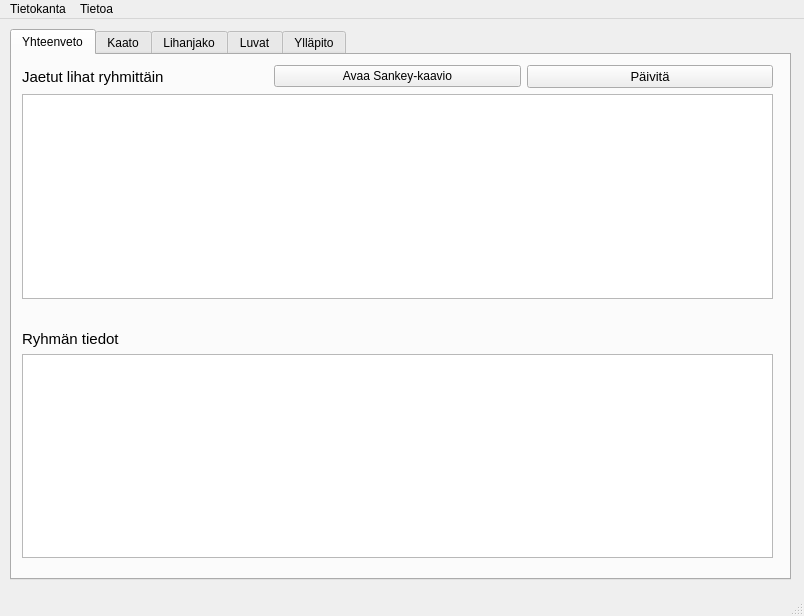
<?xml version="1.0" encoding="UTF-8"?>
<ui version="4.0">
 <class>MainWindow</class>
 <widget class="QMainWindow" name="MainWindow">
  <property name="geometry">
   <rect>
    <x>0</x>
    <y>0</y>
    <width>804</width>
    <height>616</height>
   </rect>
  </property>
  <property name="windowTitle">
   <string>MainWindow</string>
  </property>
  <widget class="QWidget" name="centralwidget">
   <widget class="QTabWidget" name="tabWidget">
    <property name="geometry">
     <rect>
      <x>10</x>
      <y>10</y>
      <width>781</width>
      <height>551</height>
     </rect>
    </property>
    <property name="locale">
     <locale language="Finnish" country="Finland"/>
    </property>
    <property name="currentIndex">
     <number>0</number>
    </property>
    <widget class="QWidget" name="summaryPage">
     <attribute name="title">
      <string>Yhteenveto</string>
     </attribute>
     <widget class="QWidget" name="layoutWidget">
      <property name="geometry">
       <rect>
        <x>10</x>
        <y>10</y>
        <width>751</width>
        <height>493</height>
       </rect>
      </property>
      <layout class="QVBoxLayout" name="verticalLayout">
       <item>
        <layout class="QHBoxLayout" name="horizontalLayout">
         <item>
          <widget class="QLabel" name="sharedMeatLabel">
           <property name="font">
            <font>
             <pointsize>11</pointsize>
            </font>
           </property>
           <property name="text">
            <string>Jaetut lihat ryhmittäin</string>
           </property>
           <property name="buddy">
            <cstring>meatSharedTableWidget</cstring>
           </property>
          </widget>
         </item>
         <item>
          <widget class="QPushButton" name="openSankeyPushButton">
           <property name="text">
            <string>Avaa Sankey-kaavio</string>
           </property>
          </widget>
         </item>
         <item>
          <widget class="QPushButton" name="summaryRefreshPushButton">
           <property name="font">
            <font>
             <pointsize>10</pointsize>
            </font>
           </property>
           <property name="text">
            <string>Päivitä</string>
           </property>
          </widget>
         </item>
        </layout>
       </item>
       <item>
        <widget class="QTableWidget" name="meatSharedTableWidget">
         <property name="styleSheet">
          <string notr="true"/>
         </property>
        </widget>
       </item>
       <item>
        <spacer name="horizontalSpacer">
         <property name="orientation">
          <enum>Qt::Horizontal</enum>
         </property>
         <property name="sizeHint" stdset="0">
          <size>
           <width>40</width>
           <height>25</height>
          </size>
         </property>
        </spacer>
       </item>
       <item>
        <widget class="QLabel" name="groupSummaryLabel">
         <property name="font">
          <font>
           <pointsize>11</pointsize>
          </font>
         </property>
         <property name="text">
          <string>Ryhmän tiedot</string>
         </property>
         <property name="buddy">
          <cstring>groupSummaryTableWidget</cstring>
         </property>
        </widget>
       </item>
       <item>
        <widget class="QTableWidget" name="groupSummaryTableWidget"/>
       </item>
      </layout>
     </widget>
    </widget>
    <widget class="QWidget" name="killPage">
     <attribute name="title">
      <string>Kaato</string>
     </attribute>
     <widget class="QPushButton" name="saveShotPushButton">
      <property name="geometry">
       <rect>
        <x>560</x>
        <y>209</y>
        <width>201</width>
        <height>71</height>
       </rect>
      </property>
      <property name="sizePolicy">
       <sizepolicy hsizetype="Minimum" vsizetype="Fixed">
        <horstretch>0</horstretch>
        <verstretch>0</verstretch>
       </sizepolicy>
      </property>
      <property name="minimumSize">
       <size>
        <width>0</width>
        <height>0</height>
       </size>
      </property>
      <property name="font">
       <font>
        <pointsize>10</pointsize>
       </font>
      </property>
      <property name="text">
       <string>Tallenna</string>
      </property>
     </widget>
     <widget class="QWidget" name="layoutWidget">
      <property name="geometry">
       <rect>
        <x>10</x>
        <y>170</y>
        <width>541</width>
        <height>117</height>
       </rect>
      </property>
      <layout class="QVBoxLayout" name="verticalLayout_9">
       <item>
        <widget class="QLabel" name="additionalInfoLabel">
         <property name="font">
          <font>
           <pointsize>11</pointsize>
          </font>
         </property>
         <property name="text">
          <string>Lisätietoja</string>
         </property>
         <property name="buddy">
          <cstring>additionalInfoTextEdit</cstring>
         </property>
        </widget>
       </item>
       <item>
        <widget class="QPlainTextEdit" name="additionalInfoTextEdit">
         <property name="font">
          <font>
           <pointsize>9</pointsize>
          </font>
         </property>
         <property name="toolTip">
          <string>Tähän vieraan kaatajan nimi tai havaintoja eläimestä</string>
         </property>
        </widget>
       </item>
      </layout>
     </widget>
     <widget class="QWidget" name="layoutWidget">
      <property name="geometry">
       <rect>
        <x>10</x>
        <y>290</y>
        <width>751</width>
        <height>211</height>
       </rect>
      </property>
      <layout class="QVBoxLayout" name="verticalLayout_10">
       <item>
        <widget class="QLabel" name="label">
         <property name="font">
          <font>
           <pointsize>11</pointsize>
          </font>
         </property>
         <property name="text">
          <string>Kaadot</string>
         </property>
         <property name="buddy">
          <cstring>killsKillsTableWidget</cstring>
         </property>
        </widget>
       </item>
       <item>
        <widget class="QTableWidget" name="killsKillsTableWidget"/>
       </item>
      </layout>
     </widget>
     <widget class="QWidget" name="layoutWidget">
      <property name="geometry">
       <rect>
        <x>340</x>
        <y>10</y>
        <width>211</width>
        <height>151</height>
       </rect>
      </property>
      <layout class="QVBoxLayout" name="verticalLayout_29">
       <item>
        <layout class="QVBoxLayout" name="verticalLayout_7">
         <item>
          <widget class="QLabel" name="locationLabel">
           <property name="font">
            <font>
             <pointsize>11</pointsize>
            </font>
           </property>
           <property name="text">
            <string>Paikka</string>
           </property>
           <property name="buddy">
            <cstring>locationLineEdit</cstring>
           </property>
          </widget>
         </item>
         <item>
          <widget class="QLineEdit" name="locationLineEdit">
           <property name="font">
            <font>
             <pointsize>9</pointsize>
            </font>
           </property>
           <property name="toolTip">
            <string>Karttaan merkitty paikan nimi</string>
           </property>
          </widget>
         </item>
        </layout>
       </item>
       <item>
        <layout class="QVBoxLayout" name="verticalLayout_11">
         <item>
          <widget class="QLabel" name="weightLabel">
           <property name="font">
            <font>
             <pointsize>11</pointsize>
            </font>
           </property>
           <property name="text">
            <string>Paino</string>
           </property>
           <property name="buddy">
            <cstring>weightLineEdit</cstring>
           </property>
          </widget>
         </item>
         <item>
          <widget class="QLineEdit" name="weightLineEdit">
           <property name="font">
            <font>
             <pointsize>9</pointsize>
            </font>
           </property>
          </widget>
         </item>
        </layout>
       </item>
      </layout>
     </widget>
     <widget class="QWidget" name="layoutWidget">
      <property name="geometry">
       <rect>
        <x>200</x>
        <y>10</y>
        <width>131</width>
        <height>151</height>
       </rect>
      </property>
      <layout class="QVBoxLayout" name="verticalLayout_30">
       <item>
        <layout class="QVBoxLayout" name="verticalLayout_3">
         <item>
          <widget class="QLabel" name="shotDateLabel">
           <property name="font">
            <font>
             <pointsize>11</pointsize>
            </font>
           </property>
           <property name="text">
            <string>Kaatopäivä</string>
           </property>
           <property name="buddy">
            <cstring>shotDateEdit</cstring>
           </property>
          </widget>
         </item>
         <item>
          <widget class="QDateEdit" name="shotDateEdit">
           <property name="font">
            <font>
             <pointsize>9</pointsize>
            </font>
           </property>
           <property name="locale">
            <locale language="Finnish" country="Finland"/>
           </property>
           <property name="currentSection">
            <enum>QDateTimeEdit::DaySection</enum>
           </property>
           <property name="displayFormat">
            <string>dd.MM.yyyy</string>
           </property>
           <property name="calendarPopup">
            <bool>true</bool>
           </property>
           <property name="date">
            <date>
             <year>2022</year>
             <month>11</month>
             <day>15</day>
            </date>
           </property>
          </widget>
         </item>
        </layout>
       </item>
       <item>
        <layout class="QVBoxLayout" name="verticalLayout_8">
         <item>
          <widget class="QLabel" name="genderLabel">
           <property name="font">
            <font>
             <pointsize>11</pointsize>
            </font>
           </property>
           <property name="text">
            <string>Sukupuoli</string>
           </property>
           <property name="buddy">
            <cstring>genderComboBox</cstring>
           </property>
          </widget>
         </item>
         <item>
          <widget class="QComboBox" name="genderComboBox">
           <property name="font">
            <font>
             <pointsize>9</pointsize>
            </font>
           </property>
          </widget>
         </item>
        </layout>
       </item>
      </layout>
     </widget>
     <widget class="QWidget" name="layoutWidget">
      <property name="geometry">
       <rect>
        <x>10</x>
        <y>10</y>
        <width>181</width>
        <height>151</height>
       </rect>
      </property>
      <layout class="QVBoxLayout" name="verticalLayout_31">
       <item>
        <layout class="QVBoxLayout" name="verticalLayout_5">
         <item>
          <widget class="QLabel" name="shotByLabel">
           <property name="font">
            <font>
             <pointsize>11</pointsize>
            </font>
           </property>
           <property name="text">
            <string>Kaataja</string>
           </property>
           <property name="buddy">
            <cstring>shotByComboBox</cstring>
           </property>
          </widget>
         </item>
         <item>
          <widget class="QComboBox" name="shotByComboBox">
           <property name="font">
            <font>
             <pointsize>9</pointsize>
            </font>
           </property>
          </widget>
         </item>
        </layout>
       </item>
       <item>
        <layout class="QVBoxLayout" name="verticalLayout_6">
         <item>
          <widget class="QLabel" name="ageGroupLabel">
           <property name="font">
            <font>
             <pointsize>11</pointsize>
            </font>
           </property>
           <property name="text">
            <string>Ikäryhmä</string>
           </property>
           <property name="buddy">
            <cstring>ageGroupComboBox</cstring>
           </property>
          </widget>
         </item>
         <item>
          <widget class="QComboBox" name="ageGroupComboBox">
           <property name="font">
            <font>
             <pointsize>9</pointsize>
            </font>
           </property>
          </widget>
         </item>
        </layout>
       </item>
      </layout>
     </widget>
     <widget class="QWidget" name="layoutWidget">
      <property name="geometry">
       <rect>
        <x>561</x>
        <y>11</y>
        <width>201</width>
        <height>151</height>
       </rect>
      </property>
      <layout class="QVBoxLayout" name="verticalLayout_28">
       <item>
        <layout class="QVBoxLayout" name="verticalLayout_4">
         <item>
          <widget class="QLabel" name="animalLabel">
           <property name="font">
            <font>
             <pointsize>11</pointsize>
            </font>
           </property>
           <property name="text">
            <string>Eläin</string>
           </property>
           <property name="buddy">
            <cstring>animalComboBox</cstring>
           </property>
          </widget>
         </item>
         <item>
          <widget class="QComboBox" name="animalComboBox">
           <property name="font">
            <font>
             <pointsize>9</pointsize>
            </font>
           </property>
          </widget>
         </item>
        </layout>
       </item>
       <item>
        <layout class="QVBoxLayout" name="verticalLayout_21">
         <item>
          <widget class="QLabel" name="usageLabel">
           <property name="font">
            <font>
             <pointsize>11</pointsize>
            </font>
           </property>
           <property name="text">
            <string>Käyttö</string>
           </property>
           <property name="buddy">
            <cstring>usageComboBox</cstring>
           </property>
          </widget>
         </item>
         <item>
          <widget class="QComboBox" name="usageComboBox">
           <property name="font">
            <font>
             <pointsize>9</pointsize>
            </font>
           </property>
          </widget>
         </item>
        </layout>
       </item>
      </layout>
     </widget>
    </widget>
    <widget class="QWidget" name="sharePage">
     <attribute name="title">
      <string>Lihanjako</string>
     </attribute>
     <widget class="QPushButton" name="shareSavePushButton">
      <property name="geometry">
       <rect>
        <x>673</x>
        <y>236</y>
        <width>81</width>
        <height>61</height>
       </rect>
      </property>
      <property name="text">
       <string>Tallenna</string>
      </property>
     </widget>
     <widget class="QGroupBox" name="shareSuggestGroupBox">
      <property name="geometry">
       <rect>
        <x>10</x>
        <y>310</y>
        <width>751</width>
        <height>191</height>
       </rect>
      </property>
      <property name="title">
       <string>Jakoehdotukset</string>
      </property>
     </widget>
     <widget class="QWidget" name="layoutWidget">
      <property name="geometry">
       <rect>
        <x>10</x>
        <y>10</y>
        <width>751</width>
        <height>213</height>
       </rect>
      </property>
      <layout class="QVBoxLayout" name="verticalLayout_2">
       <item>
        <widget class="QLabel" name="shareKillsLabel">
         <property name="text">
          <string>Kaadot</string>
         </property>
         <property name="buddy">
          <cstring>shareKillsTableWidget</cstring>
         </property>
        </widget>
       </item>
       <item>
        <widget class="QTableWidget" name="shareKillsTableWidget">
         <property name="toolTip">
          <string>Valitse kaato, jonka lihoja jaetaan</string>
         </property>
        </widget>
       </item>
      </layout>
     </widget>
     <widget class="QWidget" name="layoutWidget">
      <property name="geometry">
       <rect>
        <x>11</x>
        <y>231</y>
        <width>121</width>
        <height>61</height>
       </rect>
      </property>
      <layout class="QVBoxLayout" name="verticalLayout_17">
       <item>
        <widget class="QLabel" name="label_2">
         <property name="text">
          <string>Jakopäivä</string>
         </property>
         <property name="buddy">
          <cstring>shareDateEdit</cstring>
         </property>
        </widget>
       </item>
       <item>
        <widget class="QDateEdit" name="shareDateEdit">
         <property name="locale">
          <locale language="Finnish" country="Finland"/>
         </property>
         <property name="currentSection">
          <enum>QDateTimeEdit::DaySection</enum>
         </property>
         <property name="displayFormat">
          <string>dd.MM.yyyy</string>
         </property>
         <property name="calendarPopup">
          <bool>true</bool>
         </property>
         <property name="date">
          <date>
           <year>2022</year>
           <month>11</month>
           <day>15</day>
          </date>
         </property>
        </widget>
       </item>
      </layout>
     </widget>
     <widget class="QWidget" name="layoutWidget">
      <property name="geometry">
       <rect>
        <x>147</x>
        <y>231</y>
        <width>131</width>
        <height>61</height>
       </rect>
      </property>
      <layout class="QVBoxLayout" name="verticalLayout_18">
       <item>
        <widget class="QLabel" name="label_3">
         <property name="text">
          <string>Ruhon osa</string>
         </property>
         <property name="buddy">
          <cstring>portionComboBox</cstring>
         </property>
        </widget>
       </item>
       <item>
        <widget class="QComboBox" name="portionComboBox"/>
       </item>
      </layout>
     </widget>
     <widget class="QWidget" name="layoutWidget">
      <property name="geometry">
       <rect>
        <x>290</x>
        <y>231</y>
        <width>131</width>
        <height>61</height>
       </rect>
      </property>
      <layout class="QVBoxLayout" name="verticalLayout_19">
       <item>
        <widget class="QLabel" name="label_4">
         <property name="text">
          <string>Määrä (kg)</string>
         </property>
         <property name="buddy">
          <cstring>amountLineEdit</cstring>
         </property>
        </widget>
       </item>
       <item>
        <widget class="QLineEdit" name="amountLineEdit"/>
       </item>
      </layout>
     </widget>
     <widget class="QWidget" name="layoutWidget">
      <property name="geometry">
       <rect>
        <x>433</x>
        <y>231</y>
        <width>231</width>
        <height>61</height>
       </rect>
      </property>
      <layout class="QVBoxLayout" name="verticalLayout_20">
       <item>
        <widget class="QLabel" name="label_5">
         <property name="text">
          <string>Jakoryhmä</string>
         </property>
         <property name="buddy">
          <cstring>groupComboBox</cstring>
         </property>
        </widget>
       </item>
       <item>
        <widget class="QComboBox" name="groupComboBox"/>
       </item>
      </layout>
     </widget>
    </widget>
    <widget class="QWidget" name="licensePage">
     <attribute name="title">
      <string>Luvat</string>
     </attribute>
     <widget class="QPushButton" name="licenseSavePushButton">
      <property name="geometry">
       <rect>
        <x>634</x>
        <y>80</y>
        <width>131</width>
        <height>41</height>
       </rect>
      </property>
      <property name="font">
       <font>
        <pointsize>10</pointsize>
       </font>
      </property>
      <property name="text">
       <string>Tallenna</string>
      </property>
     </widget>
     <widget class="QWidget" name="layoutWidget">
      <property name="geometry">
       <rect>
        <x>10</x>
        <y>10</y>
        <width>151</width>
        <height>61</height>
       </rect>
      </property>
      <layout class="QVBoxLayout" name="verticalLayout_12">
       <item>
        <widget class="QLabel" name="permitYearLabel">
         <property name="font">
          <font>
           <pointsize>11</pointsize>
          </font>
         </property>
         <property name="text">
          <string>Lupavuosi</string>
         </property>
         <property name="buddy">
          <cstring>licenseYearLineEdit</cstring>
         </property>
        </widget>
       </item>
       <item>
        <widget class="QLineEdit" name="licenseYearLineEdit">
         <property name="font">
          <font>
           <pointsize>9</pointsize>
          </font>
         </property>
        </widget>
       </item>
      </layout>
     </widget>
     <widget class="QWidget" name="layoutWidget">
      <property name="geometry">
       <rect>
        <x>170</x>
        <y>10</y>
        <width>161</width>
        <height>61</height>
       </rect>
      </property>
      <layout class="QVBoxLayout" name="verticalLayout_13">
       <item>
        <widget class="QLabel" name="label_6">
         <property name="font">
          <font>
           <pointsize>11</pointsize>
          </font>
         </property>
         <property name="text">
          <string>Eläin</string>
         </property>
         <property name="buddy">
          <cstring>licenseAnimalComboBox</cstring>
         </property>
        </widget>
       </item>
       <item>
        <widget class="QComboBox" name="licenseAnimalComboBox">
         <property name="font">
          <font>
           <pointsize>9</pointsize>
          </font>
         </property>
        </widget>
       </item>
      </layout>
     </widget>
     <widget class="QWidget" name="layoutWidget">
      <property name="geometry">
       <rect>
        <x>340</x>
        <y>10</y>
        <width>141</width>
        <height>61</height>
       </rect>
      </property>
      <layout class="QVBoxLayout" name="verticalLayout_14">
       <item>
        <widget class="QLabel" name="label_7">
         <property name="font">
          <font>
           <pointsize>11</pointsize>
          </font>
         </property>
         <property name="text">
          <string>Ikäryhmä</string>
         </property>
         <property name="buddy">
          <cstring>licenseAgeGroupComboBox</cstring>
         </property>
        </widget>
       </item>
       <item>
        <widget class="QComboBox" name="licenseAgeGroupComboBox">
         <property name="font">
          <font>
           <pointsize>9</pointsize>
          </font>
         </property>
        </widget>
       </item>
      </layout>
     </widget>
     <widget class="QWidget" name="layoutWidget">
      <property name="geometry">
       <rect>
        <x>490</x>
        <y>10</y>
        <width>131</width>
        <height>61</height>
       </rect>
      </property>
      <layout class="QVBoxLayout" name="verticalLayout_15">
       <item>
        <widget class="QLabel" name="label_8">
         <property name="font">
          <font>
           <pointsize>11</pointsize>
          </font>
         </property>
         <property name="text">
          <string>Sukupuoli</string>
         </property>
         <property name="buddy">
          <cstring>licenseGenderComboBox</cstring>
         </property>
        </widget>
       </item>
       <item>
        <widget class="QComboBox" name="licenseGenderComboBox">
         <property name="font">
          <font>
           <pointsize>9</pointsize>
          </font>
         </property>
        </widget>
       </item>
      </layout>
     </widget>
     <widget class="QWidget" name="layoutWidget">
      <property name="geometry">
       <rect>
        <x>630</x>
        <y>10</y>
        <width>135</width>
        <height>61</height>
       </rect>
      </property>
      <layout class="QVBoxLayout" name="verticalLayout_16">
       <item>
        <widget class="QLabel" name="label_9">
         <property name="font">
          <font>
           <pointsize>11</pointsize>
          </font>
         </property>
         <property name="text">
          <string>Määrä</string>
         </property>
         <property name="buddy">
          <cstring>licenseAmountLineEdit</cstring>
         </property>
        </widget>
       </item>
       <item>
        <widget class="QLineEdit" name="licenseAmountLineEdit">
         <property name="font">
          <font>
           <pointsize>9</pointsize>
          </font>
         </property>
        </widget>
       </item>
      </layout>
     </widget>
     <widget class="QWidget" name="layoutWidget">
      <property name="geometry">
       <rect>
        <x>5</x>
        <y>120</y>
        <width>761</width>
        <height>381</height>
       </rect>
      </property>
      <layout class="QVBoxLayout" name="verticalLayout_32">
       <item>
        <widget class="QLabel" name="permitYearLabel_2">
         <property name="font">
          <font>
           <pointsize>11</pointsize>
          </font>
         </property>
         <property name="text">
          <string>Myönnetyt luvat</string>
         </property>
         <property name="buddy">
          <cstring>licenseSummaryTableWidget</cstring>
         </property>
        </widget>
       </item>
       <item>
        <widget class="QTableWidget" name="licenseSummaryTableWidget"/>
       </item>
      </layout>
     </widget>
    </widget>
    <widget class="QWidget" name="maintenancePage">
     <attribute name="title">
      <string>Ylläpito</string>
     </attribute>
     <widget class="QGroupBox" name="groupBox_4">
      <property name="geometry">
       <rect>
        <x>11</x>
        <y>11</y>
        <width>401</width>
        <height>341</height>
       </rect>
      </property>
      <property name="font">
       <font>
        <pointsize>11</pointsize>
       </font>
      </property>
      <property name="title">
       <string>Jäsen</string>
      </property>
      <widget class="QPushButton" name="memberSavePushButton">
       <property name="geometry">
        <rect>
         <x>10</x>
         <y>190</y>
         <width>381</width>
         <height>41</height>
        </rect>
       </property>
       <property name="text">
        <string>Lisää jäsen</string>
       </property>
      </widget>
      <widget class="QComboBox" name="memberDeleteComboBox">
       <property name="geometry">
        <rect>
         <x>10</x>
         <y>240</y>
         <width>261</width>
         <height>41</height>
        </rect>
       </property>
       <property name="placeholderText">
        <string>  Poistettava jäsen</string>
       </property>
      </widget>
      <widget class="QPushButton" name="memberDeletePushButton">
       <property name="geometry">
        <rect>
         <x>280</x>
         <y>240</y>
         <width>111</width>
         <height>41</height>
        </rect>
       </property>
       <property name="text">
        <string>Poista jäsen</string>
       </property>
      </widget>
      <widget class="QWidget" name="layoutWidget">
       <property name="geometry">
        <rect>
         <x>10</x>
         <y>35</y>
         <width>181</width>
         <height>66</height>
        </rect>
       </property>
       <layout class="QVBoxLayout" name="verticalLayout_22">
        <item>
         <widget class="QLabel" name="firstNameLabel">
          <property name="font">
           <font>
            <pointsize>11</pointsize>
           </font>
          </property>
          <property name="text">
           <string>Etunimi</string>
          </property>
          <property name="buddy">
           <cstring>firstNameLineEdit</cstring>
          </property>
         </widget>
        </item>
        <item>
         <widget class="QLineEdit" name="firstNameLineEdit">
          <property name="styleSheet">
           <string notr="true"/>
          </property>
         </widget>
        </item>
       </layout>
      </widget>
      <widget class="QWidget" name="layoutWidget">
       <property name="geometry">
        <rect>
         <x>200</x>
         <y>35</y>
         <width>191</width>
         <height>66</height>
        </rect>
       </property>
       <layout class="QVBoxLayout" name="verticalLayout_23">
        <item>
         <widget class="QLabel" name="lastNameLabel">
          <property name="font">
           <font>
            <pointsize>11</pointsize>
           </font>
          </property>
          <property name="text">
           <string>Sukunimi</string>
          </property>
          <property name="buddy">
           <cstring>lastNameLineEdit</cstring>
          </property>
         </widget>
        </item>
        <item>
         <widget class="QLineEdit" name="lastNameLineEdit">
          <property name="styleSheet">
           <string notr="true"/>
          </property>
         </widget>
        </item>
       </layout>
      </widget>
      <widget class="QWidget" name="layoutWidget">
       <property name="geometry">
        <rect>
         <x>10</x>
         <y>110</y>
         <width>141</width>
         <height>66</height>
        </rect>
       </property>
       <layout class="QVBoxLayout" name="verticalLayout_24">
        <item>
         <widget class="QLabel" name="addressLabel">
          <property name="font">
           <font>
            <pointsize>11</pointsize>
           </font>
          </property>
          <property name="text">
           <string>Jakeluosoite</string>
          </property>
          <property name="buddy">
           <cstring>addressLineEdit</cstring>
          </property>
         </widget>
        </item>
        <item>
         <widget class="QLineEdit" name="addressLineEdit">
          <property name="styleSheet">
           <string notr="true"/>
          </property>
         </widget>
        </item>
       </layout>
      </widget>
      <widget class="QWidget" name="layoutWidget">
       <property name="geometry">
        <rect>
         <x>300</x>
         <y>110</y>
         <width>91</width>
         <height>66</height>
        </rect>
       </property>
       <layout class="QVBoxLayout" name="verticalLayout_25">
        <item>
         <widget class="QLabel" name="zipCodeLabel">
          <property name="font">
           <font>
            <pointsize>11</pointsize>
           </font>
          </property>
          <property name="text">
           <string>Postinumero</string>
          </property>
          <property name="buddy">
           <cstring>zipCodeLineEdit</cstring>
          </property>
         </widget>
        </item>
        <item>
         <widget class="QLineEdit" name="zipCodeLineEdit">
          <property name="styleSheet">
           <string notr="true"/>
          </property>
         </widget>
        </item>
       </layout>
      </widget>
      <widget class="QWidget" name="layoutWidget">
       <property name="geometry">
        <rect>
         <x>160</x>
         <y>110</y>
         <width>131</width>
         <height>66</height>
        </rect>
       </property>
       <layout class="QVBoxLayout" name="verticalLayout_26">
        <item>
         <widget class="QLabel" name="cityLabel">
          <property name="font">
           <font>
            <pointsize>11</pointsize>
           </font>
          </property>
          <property name="text">
           <string>Postitoimipaikka</string>
          </property>
          <property name="buddy">
           <cstring>cityLineEdit</cstring>
          </property>
         </widget>
        </item>
        <item>
         <widget class="QLineEdit" name="cityLineEdit">
          <property name="styleSheet">
           <string notr="true"/>
          </property>
         </widget>
        </item>
       </layout>
      </widget>
      <widget class="QPushButton" name="memberRestorePushButton">
       <property name="geometry">
        <rect>
         <x>280</x>
         <y>290</y>
         <width>111</width>
         <height>41</height>
        </rect>
       </property>
       <property name="text">
        <string>Aktivoi jäsen</string>
       </property>
      </widget>
      <widget class="QComboBox" name="memberRestoreComboBox">
       <property name="geometry">
        <rect>
         <x>10</x>
         <y>290</y>
         <width>261</width>
         <height>41</height>
        </rect>
       </property>
       <property name="placeholderText">
        <string>  Aktivoitava poistettu jäsen</string>
       </property>
      </widget>
     </widget>
     <widget class="QGroupBox" name="groupBox">
      <property name="geometry">
       <rect>
        <x>419</x>
        <y>11</y>
        <width>341</width>
        <height>247</height>
       </rect>
      </property>
      <property name="font">
       <font>
        <pointsize>11</pointsize>
       </font>
      </property>
      <property name="title">
       <string>Seura</string>
      </property>
     </widget>
     <widget class="QGroupBox" name="groupBox_2">
      <property name="geometry">
       <rect>
        <x>419</x>
        <y>264</y>
        <width>341</width>
        <height>246</height>
       </rect>
      </property>
      <property name="font">
       <font>
        <pointsize>11</pointsize>
       </font>
      </property>
      <property name="title">
       <string>Seurue</string>
      </property>
     </widget>
     <widget class="QGroupBox" name="groupBox_3">
      <property name="geometry">
       <rect>
        <x>11</x>
        <y>379</y>
        <width>401</width>
        <height>131</height>
       </rect>
      </property>
      <property name="font">
       <font>
        <pointsize>11</pointsize>
       </font>
      </property>
      <property name="title">
       <string>Jakoryhmä</string>
      </property>
     </widget>
    </widget>
   </widget>
  </widget>
  <widget class="QMenuBar" name="menubar">
   <property name="geometry">
    <rect>
     <x>0</x>
     <y>0</y>
     <width>804</width>
     <height>30</height>
    </rect>
   </property>
   <widget class="QMenu" name="menuTietokanta">
    <property name="title">
     <string>Tietokanta</string>
    </property>
    <addaction name="actionServerSettings"/>
   </widget>
   <widget class="QMenu" name="menuTietoa">
    <property name="title">
     <string>Tietoa</string>
    </property>
    <addaction name="actionAboutProgram"/>
    <addaction name="actionManual"/>
   </widget>
   <addaction name="menuTietokanta"/>
   <addaction name="menuTietoa"/>
  </widget>
  <widget class="QStatusBar" name="statusbar"/>
  <action name="actionServerSettings">
   <property name="text">
    <string>Palvelinasetukset...</string>
   </property>
   <property name="toolTip">
    <string>Muuta tietokantapalvelimen asetuksia</string>
   </property>
   <property name="shortcut">
    <string>Ctrl+D</string>
   </property>
  </action>
  <action name="actionAboutProgram">
   <property name="text">
    <string>Ohjelma...</string>
   </property>
  </action>
  <action name="actionManual">
   <property name="text">
    <string>Käyttöohje...</string>
   </property>
  </action>
 </widget>
 <tabstops>
  <tabstop>tabWidget</tabstop>
  <tabstop>summaryRefreshPushButton</tabstop>
  <tabstop>meatSharedTableWidget</tabstop>
  <tabstop>groupSummaryTableWidget</tabstop>
  <tabstop>shotByComboBox</tabstop>
  <tabstop>shotDateEdit</tabstop>
  <tabstop>locationLineEdit</tabstop>
  <tabstop>animalComboBox</tabstop>
  <tabstop>ageGroupComboBox</tabstop>
  <tabstop>genderComboBox</tabstop>
  <tabstop>weightLineEdit</tabstop>
  <tabstop>usageComboBox</tabstop>
  <tabstop>additionalInfoTextEdit</tabstop>
  <tabstop>saveShotPushButton</tabstop>
  <tabstop>killsKillsTableWidget</tabstop>
  <tabstop>shareKillsTableWidget</tabstop>
  <tabstop>shareDateEdit</tabstop>
  <tabstop>portionComboBox</tabstop>
  <tabstop>amountLineEdit</tabstop>
  <tabstop>groupComboBox</tabstop>
  <tabstop>shareSavePushButton</tabstop>
  <tabstop>licenseYearLineEdit</tabstop>
  <tabstop>licenseAnimalComboBox</tabstop>
  <tabstop>licenseAgeGroupComboBox</tabstop>
  <tabstop>licenseGenderComboBox</tabstop>
  <tabstop>licenseAmountLineEdit</tabstop>
  <tabstop>licenseSavePushButton</tabstop>
  <tabstop>licenseSummaryTableWidget</tabstop>
 </tabstops>
 <resources/>
 <connections/>
</ui>
